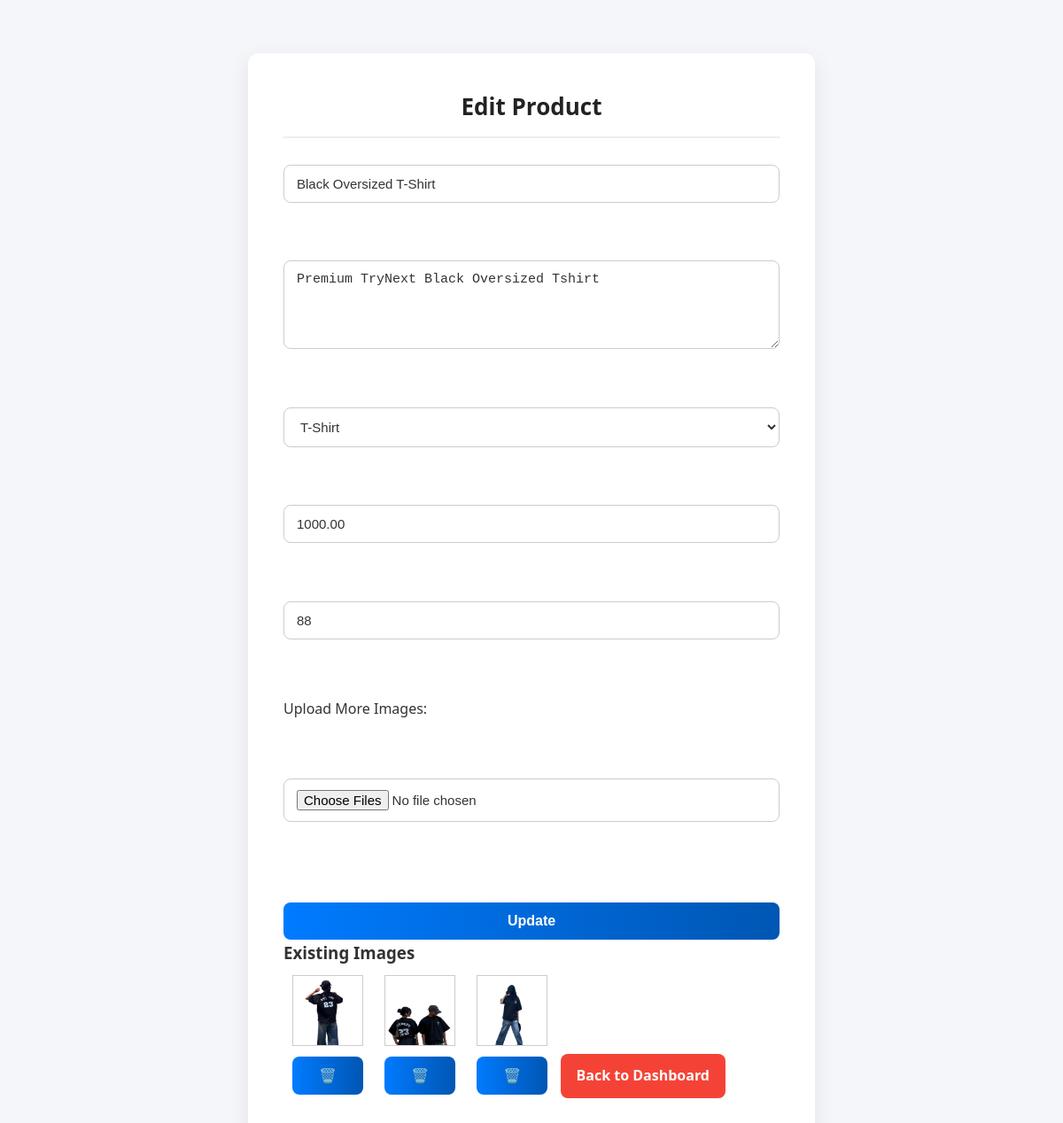
The page /edit_product.php?id=14 (signed in) on the database its author committed.
### tables this page shows
CREATE TABLE `products` (
  `id` int(11) NOT NULL,
  `name` varchar(100) DEFAULT NULL,
  `description` text DEFAULT NULL,
  `category_id` int(11) DEFAULT NULL,
  `price` decimal(10,2) DEFAULT NULL,
  `stock` int(11) DEFAULT NULL,
  `image` varchar(255) DEFAULT NULL,
  `created_at` timestamp NOT NULL DEFAULT current_timestamp()
);

CREATE TABLE `product_images` (
  `id` int(11) NOT NULL,
  `product_id` int(11) DEFAULT NULL,
  `image_path` varchar(255) DEFAULT NULL
);

### edit_product.php (the view, shortened to what this page needs)
<?php
include 'db.php';
$id = intval($_GET['id']);
$product = mysqli_fetch_assoc(mysqli_query($conn, "SELECT * FROM products WHERE id = $id"));
$images = mysqli_query($conn, "SELECT * FROM product_images WHERE product_id = $id");
?>
<!DOCTYPE html>
<html>
<head>
    <link rel="stylesheet" href="edit_products.css">
</head>
<body>
<div class="admin-container">
    <h2>Edit Product</h2>
    <form method="POST" enctype="multipart/form-data">
        <input type="text" name="name" value="<?= htmlspecialchars($product['name']) ?>" required><br>
        <textarea name="description" required><?= htmlspecialchars($product['description']) ?></textarea><br>
        <select name="category_id" required>
            <option value="1" <?= $product['category_id'] == 1 ? 'selected' : '' ?>>T-Shirt</option>
        </select><br>
        <input type="number" name="price" value="<?= $product['price'] ?>" step="0.01" required><br>
        <input type="number" name="stock" value="<?= $product['stock'] ?>" required><br>
        <label>Upload More Images:</label><br>
        <input type="file" name="images[]" multiple><br><br>
        <button type="submit">Update</button>
    </form>
    <h3>Existing Images</h3>
    <?php while ($img = mysqli_fetch_assoc($images)): ?>
        <div style="display:inline-block;margin:10px;text-align:center;">
            <img src="<?= $img['image_path'] ?>" width="80" height="80" style="border:1px solid #ccc;"><br>
            <form method="POST" action="delete_product_image.php" style="margin-top:5px;">
                <button type="submit" onclick="return confirm('Delete this image?')">🗑️</button>
            </form>
        </div>
    <?php endwhile; ?>
    <a href="admin_dashboard.php" class="back-btn">Back to Dashboard</a>
</div>
</body>
</html>

### edit_products.css (style rules this page uses)
* { margin: 0; padding: 0; box-sizing: border-box; }
body { font-family: "Segoe UI", Roboto, sans-serif; background-color: #f4f6f9; color: #333; line-height: 1.6; }
.admin-container { max-width: 640px; margin: 60px auto; background-color: #ffffff; padding: 40px; border-radius: 12px; box-shadow: 0 8px 24px rgba(0, 0, 0, 0.08); }
.admin-container h2 { text-align: center; margin-bottom: 30px; font-size: 26px; font-weight: 600; color: #222; border-bottom: 2px solid #eee; padding-bottom: 12px; }
form { display: flex; flex-direction: column; gap: 20px; }
input[type="text"], input[type="number"], input[type="file"], textarea, select { padding: 12px 14px; border: 1px solid #ccc; border-radius: 8px; background-color: #fff; color: #333; font-size: 15px; width: 100%; outline: none; transition: border-color 0.3s ease; }
textarea { resize: vertical; min-height: 100px; }
button { padding: 12px; font-size: 16px; background: linear-gradient(90deg, #007bff, #0056b3); color: #ffffff; border: none; border-radius: 8px; cursor: pointer; font-weight: 600; transition: background 0.3s ease; }
input::placeholder, textarea::placeholder { color: #999; }
.back-btn { display: inline-block; margin-top: 25px; padding: 12px 18px; background: #f44336; color: white; text-decoration: none; border-radius: 8px; font-weight: bold; font-size: 16px; transition: background 0.3s ease; }

### rows shown on the page
products: name "Black Oversized T-Shirt", description "Premium TryNext Black Oversized Tshirt", category_id "T-Shirt", price "1000.00", stock "88"
product_images: image_path (picture)
product_images: image_path (picture)
product_images: image_path (picture)
